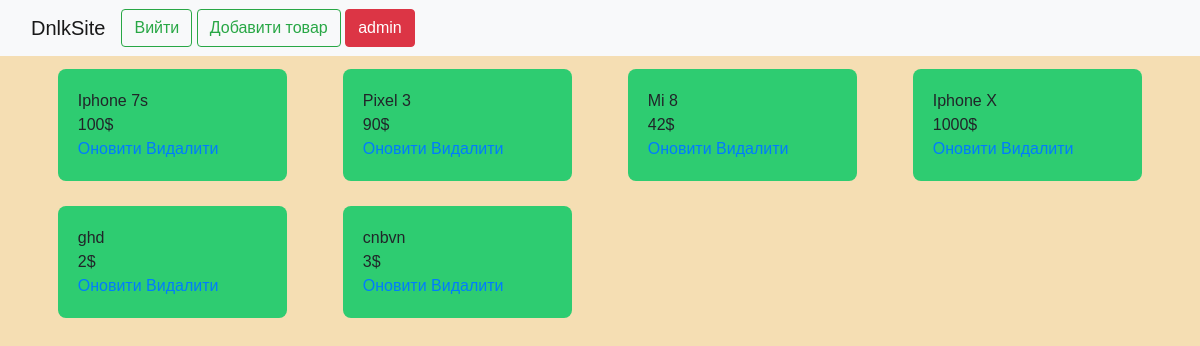
The app's page / (signed in) with its own data.
### mainpage/models.py (models this page shows, shortened)
class Products(models.Model):
    name_product = models.CharField('Назва', max_length=250)
    price_product = models.IntegerField('Ціна')
    about_product = models.TextField('Опис')
    date = models.DateTimeField('Дата добавлення', default=timezone.now)
    author = models.ForeignKey(User,on_delete=models.CASCADE,verbose_name='Автор',blank=True,null=True)
    class Meta:
        verbose_name = "Товар"
        verbose_name_plural = 'Товари'

### mainpage/views.py (the view)
# urls.py: path('', views.mainpage, name='mainpage'),
def mainpage(request):
    products = Products.objects.all()
    names=['dfgh','dfgh','dfcgvhb','ghj']
    return render(request,'mainpage/mainpage.html',{'Products':products})

### mainpage/templates/mainpage/mainpage.html (shortened to what this page needs)
{% extends 'mainpage/layout.html' %}
{% load static %}
{% load auth_extras %}
{% block content %}
<nav class="navbar navbar-expand-lg navbar-light bg-light">
    <div class="container-fluid">
        <a class="navbar-brand" >DnlkSite</a>
        <div class="collapse navbar-collapse" id="navbarNavAltMarkup">
            <div class="navbar-nav">
                {% if request.user.is_authenticated %}
                <div  class="nav-item">
                    <form  method="post">
                        <a class="btn btn-outline-success me-2" href="{% url 'user_logout' %}" >Вийти</a>
                        {% if request.user.is_staff or request.user|has_group:"Sellers" %}
                            <a class="btn btn-outline-success me-2" href="{% url 'createproduct' %}">Добавити товар</a>
                        {% endif %}
                        <a class="btn btn-danger" >{{ user.username }}</a>
                    </form>
                </div>
                {% else %}
                    <a class="btn btn-outline-success me-2" href="{% url 'registration' %}">Реєстрація</a>
                    <a class="btn btn-outline-success me-2" href="{% url 'user_login' %}">Вхід</a>
                {% endif %}
            </div>
        </div>
    </div>
</nav>
<div class="container">
    <div class="row row-cols-4">
        {% for product in Products %}
        <div class="col">
            <div class="box">
                <a>{{product.name_product}}</a><br>
                <a>{{product.price_product}}$</a><br>
                {% if request.user.is_staff %}
                    <a href="{% url 'updateproduct' product.id %}">Оновити</a>
                    <a href="{% url 'deleteproduct' product.id %}">Видалити</a>
                {% endif %}
            </div>
        </div>
        {% endfor %}
    </div>
</div>
<link rel="stylesheet" href="{% static 'mainpage/css/mainpage.css' %}">
{% endblock %}

### mainpage/static/mainpage/css/mainpage.css (style rules this page uses)
body { padding: 0; font-family: sans-serif; background: wheat; }
.box { margin: 5%; width: auto; padding: 20px; border: 4px wheat; border-radius: 8px; background: #2ecc71; }

### records on screen
Products: name_product "Iphone 7s", price_product "100"
Products: name_product "Pixel 3", price_product "90"
Products: name_product "Mi 8", price_product "42"
Products: name_product "Iphone X", price_product "1000"
Products: name_product "ghd", price_product "2"
Products: name_product "cnbvn", price_product "3"

### other values on screen
{{ user.username }} "admin"
